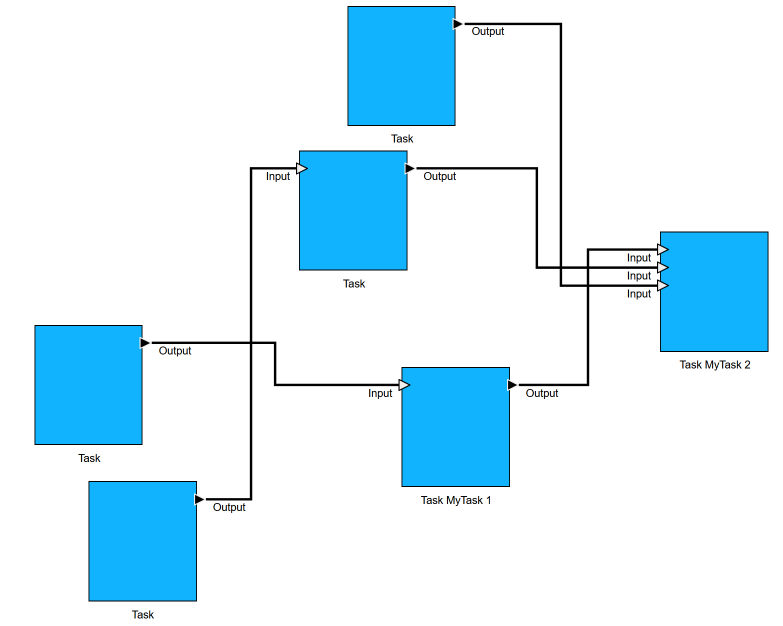
#> input picture multiplecrossings.png, 1566 x 1252 px (shown at 1/2 size)
$ jupyter execute --allow-errors crossdetection.ipynb   (older library calls are emulated)
#> lines starting #> are read from the running program, lines starting #| are printed output that depends on the picture; after the words box and inside, x2 and y2 are one past the last pixel; in counts of white or black regions, pixels touching at a corner belong together
# Edge Detection
Detect Signals in OAAM Functions Layer. Outputs polylines describing the connections.

Conceptionally similar to scalable vertex detection.

Tailored on the functions editor. Should be generalizable with medium effort. Expects vertical or horizontal line segments. Does not yet support crossings or other crossing solutions. Not tested for lines close to each other. Does not support diagonal lines, currently not a thing. Would be interesting with probabilistic Hough Trafo, but would probably need to subtract all other matches from the result.

Maybe switch to template matching (with kind of same kernel/template).

[cell 1]
import cv2
import numpy as np
from matplotlib import pyplot as plt
import plotly.graph_objects as go
import random as random

## Input

[cell 2]
# [7 lines of commented-out code are left out]
target_image_path = 'multiplecrossings.png'

target_img = cv2.imread(target_image_path)
#> target_img is the input picture: shape (1252, 1566, 3); mean B, G, R 250.6, 238.9, 214.1

#### Visualization of Input

[cell 3]
# Draw target image
fig, ax = plt.subplots(1, 1, figsize=(5, 5))
ax.imshow(cv2.cvtColor(target_img, cv2.COLOR_BGR2RGB))
ax.set_title('Target Image')
plt.show()

## Grayscale
Grayscale is enough here. Kernel methods are not really for multi channel images.

[cell 4]
# Convert to grayscale
target_gray = cv2.cvtColor(target_img, cv2.COLOR_BGR2GRAY)
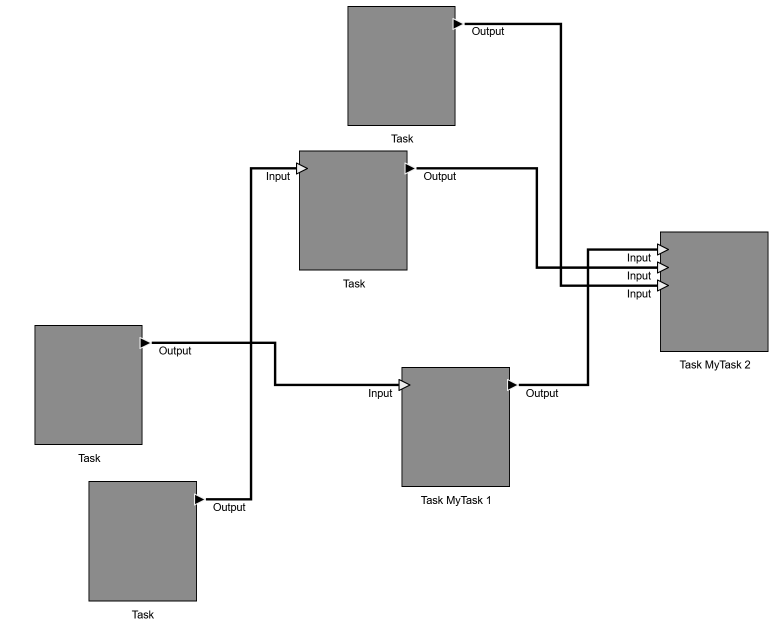
#> target_gray: shape (1252, 1566) (shown at 1/2 size); min 0, max 255, mean 232.8

#### Visualize Grayscale

[cell 5]
# Draw it
fig, ax = plt.subplots(1, 1, figsize=(5, 5))
ax.imshow(target_gray, cmap='gray')
plt.show()

## Kernel / Custom Filter

#### Kernel Custom Line Detection Kernel
idea for later: search for many thicknesses of lines

[cell 6]
# Define custom kernels
kernel_vertical = np.tile(np.array([[1, 1, 0, -1, -1, -1, -1, 0, 1, 1]], dtype=np.float32), (5, 1))
kernel_horizontal = np.transpose(kernel_vertical)

[cell 7]
kernel_cross= np.ones((12, 12))

kernel_cross[3:9, 0:12] = 0.5  # Left vertical outline
kernel_cross[0:12, 3:9] = 0.5  # Right vertical outline

kernel_cross[4:8, 0:12] = 0  # Vertical part of the cross
kernel_cross[0:12, 4:8] = 0  # Horizontal part of the cross

[cell 8]
# Draw the kernel
fig, ax = plt.subplots(1, 2, figsize=(10, 5))
ax[0].imshow(kernel_horizontal, cmap='gray')
ax[0].set_title('Horizontal Kernel')
ax[1].imshow(kernel_cross, cmap='gray')
ax[1].set_title('Cross Kernel')
plt.show()
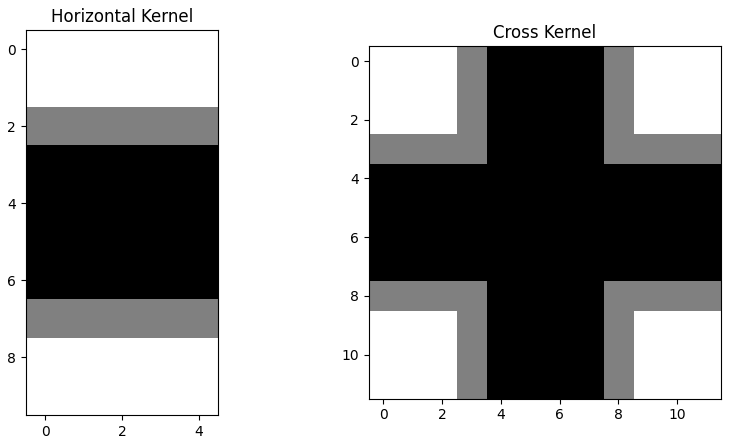
#> figure drawn by matplotlib, 2 panels
# Save the cross kernel as a 10 by 10 pixel .png
# kernel_cross_resized = cv2.resize(kernel_cross, (10, 10), interpolation=cv2.INTER_NEAREST)
# cv2.imwrite('cross_kernel.png', (kernel_cross * 255).astype(np.uint8))

#### Kerneling

[cell 9]
# Apply custom filter
result_filter_ver = cv2.filter2D(target_gray, cv2.CV_32F, kernel_vertical)
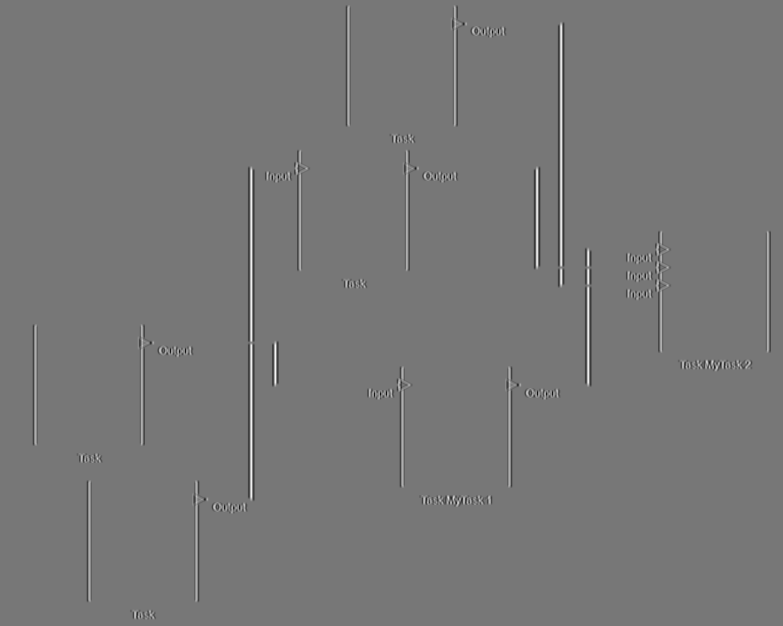
#> result_filter_ver: shape (1252, 1566) float32 (shown at 1/2 size); min -4497, max 5100, mean 0; drawn with min black and max white
result_filter_hor = cv2.filter2D(target_gray, cv2.CV_32F, kernel_horizontal)
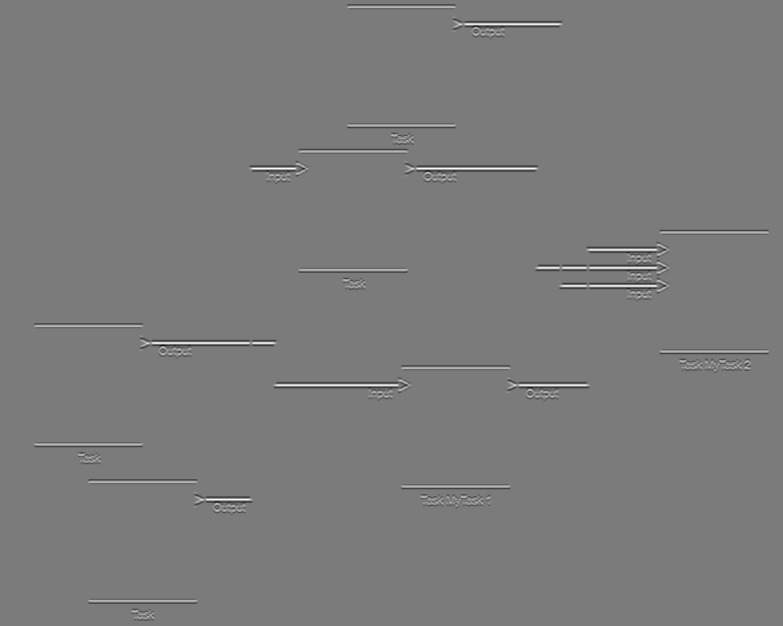
#> result_filter_hor: shape (1252, 1566) float32 (shown at 1/2 size); min -4814, max 5100, mean 0; drawn with min black and max white
result_filter_crs = cv2.filter2D(target_gray, cv2.CV_32F, kernel_cross)
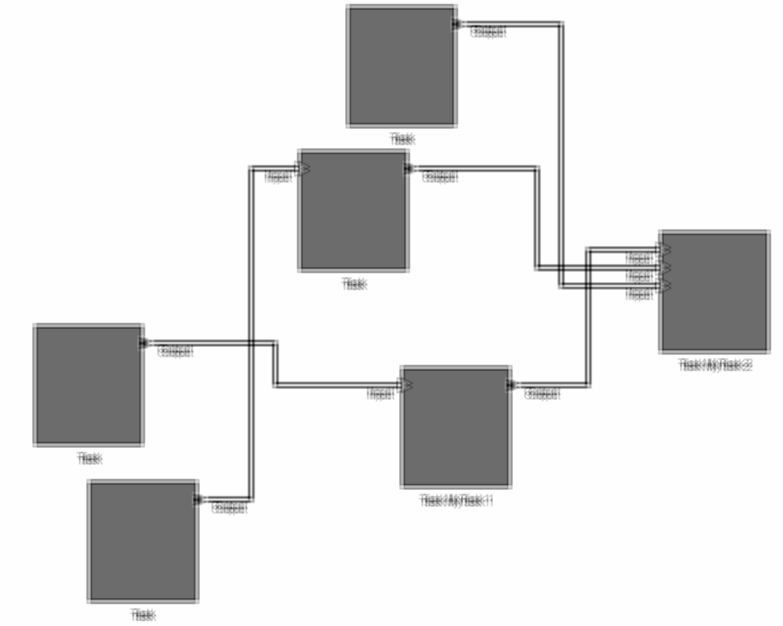
#> result_filter_crs: shape (1252, 1566) float32 (shown at 1/2 size); min 2672, max 12750, mean 11639.1; drawn with min black and max white

#### Visualize Kernel Results

[cell 10]
# Draw the horizontal, vertical, and cross edges
fig, ax = plt.subplots(1, 3, figsize=(30, 20))
ax[0].imshow(result_filter_hor, cmap='inferno')
ax[0].set_title('Horizontal Edges')
ax[1].imshow(result_filter_ver, cmap='inferno')
ax[1].set_title('Vertical Edges')
ax[2].imshow(result_filter_crs, cmap='inferno')
ax[2].set_title('Cross Edges')
plt.show()

Cross kernel seems not to work, new algorythm using template matching is used later in the code

#### Visualization of Filter over Target Image

[cell 11]
# Overlay both heatmaps on the target image
fig, ax = plt.subplots(1, 2, figsize=(20, 10))
ax[0].imshow(cv2.cvtColor(target_img, cv2.COLOR_BGR2RGB))
ax[0].imshow(result_filter_hor, cmap='inferno', alpha=0.9)
ax[0].set_title('Horizontal Edges')
ax[1].imshow(cv2.cvtColor(target_img, cv2.COLOR_BGR2RGB))
ax[1].imshow(result_filter_ver, cmap='inferno', alpha=0.9)
ax[1].set_title('Vertical Edges')
plt.show()

#### Histogram

[cell 12]
# Draw a logarithmic histogram of vertical edges
plt.hist(result_filter_ver.ravel(), bins=256, log=True)
plt.title('Logarithmic Histogram of Vertical Line Segements Pixels')
plt.show()

#### Visualization of Custom Filter 3D with plotly

[cell 13]
activate_plotly = False
if activate_plotly:
    # Create a 3D surface plot of the vertical edges
    fig = go.Figure(data=[go.Surface(z=result_filter_ver)])
    # fig = go.Figure(data=[go.Surface(z=result_filter_hor)])  # Horizontal edges
    fig.update_layout(
        title='3D Surface Plot of Vertical Edges',
        height=1500,
        scene=dict(
            yaxis = dict(autorange='reversed'),
            )
        )
    fig.show()

#### Visualization of Custom Filter 3D with plotly with screenshot for paper

[cell 14]
template_matching_result = result_filter_hor.copy()

# target image
activate_plotly = False
if activate_plotly:
  fig = go.Figure()

  # Layer 1: 3D Plot of Heatmap
  fig.add_trace(go.Surface(
    z = template_matching_result,
    showscale = False
  ))

  # Layer 2: 2D Plot of Target Image at 1000
  z_image = np.ones_like(target_gray) * 1000
  fig.add_trace(go.Surface(
    z = z_image,
    showscale = False,
    # opacity = 0.5,
    surfacecolor = target_gray,
    colorscale = 'gray',
  ))

  fig.update_layout(title='Heatmap Custom Filter Vertical Edges',
                    scene=dict(
                    yaxis=dict(autorange='reversed')
                    ),
                    height=1500,
                    scene_aspectratio=dict(x=2, y=1, z=0.2),
                    )

  fig.show()

#### Normalizing to 8 Bit

[cell 15]
# Normalize to 0-255 and convert to uint8
result_filter_ver_norm = cv2.normalize(result_filter_ver, None, 0, 255, cv2.NORM_MINMAX, cv2.CV_8U)
result_filter_hor_norm = cv2.normalize(result_filter_hor, None, 0, 255, cv2.NORM_MINMAX, cv2.CV_8U)

#### Check Histogram

[cell 16]
# plot the histogram of the normalized vertical edges, log scale
plt.hist(result_filter_ver_norm.ravel(), 256, log=True)
plt.show()
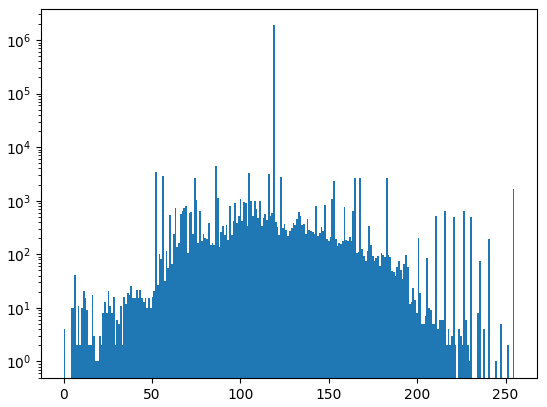
#> figure drawn by matplotlib, 1 panel; tallest bar 1877256 high, from x = 118.5 to 119.5
# histogram looks like above, but with other scale -> what we want

#### 8Bit 3D Plot Plotly

[cell 17]
activate_plotly = False
if activate_plotly:
    # Create a 3D surface plot of the vertical edges
    fig = go.Figure(data=[go.Surface(z=result_filter_ver_norm)])
    # fig = go.Figure(data=[go.Surface(z=result_filter_hor_norm)])  # Horizontal edges
    fig.update_layout(
        title='3D Surface Plot of Vertical Edges, Normalized 8Bit',
        height=1500,
        scene=dict(
            yaxis = dict(autorange='reversed'),
            )
        )
    fig.show()

#### Thresholding

[cell 18]
threshold = 220
_, result_filter_ver_thresh = cv2.threshold(result_filter_ver_norm, threshold, 255, cv2.THRESH_BINARY)
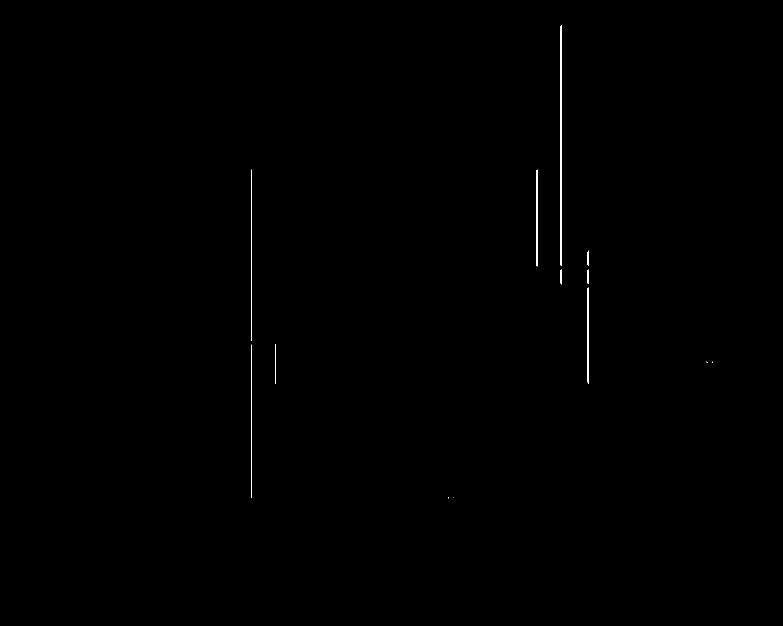
#> result_filter_ver_thresh: shape (1252, 1566) (shown at 1/2 size); 0.18% white in thin lines or dots, all inside (x1, y1, x2, y2) = (502, 50, 1425, 997)
_, result_filter_hor_thresh = cv2.threshold(result_filter_hor_norm, threshold, 255, cv2.THRESH_BINARY)
#> result_filter_hor_thresh: shape (1252, 1566); 0.18% white in thin lines or dots, all inside (x1, y1, x2, y2) = (294, 47, 1313, 1000)

#### Visualize Thresholding

[cell 19]
# Draw the thresholded images next to each other
fig, ax = plt.subplots(1, 2, figsize=(20, 10))
ax[0].imshow(result_filter_ver_thresh, cmap='inferno')
ax[0].set_title('Thresholded Vertical Edges')
ax[1].imshow(result_filter_hor_thresh, cmap='inferno')
ax[1].set_title('Thresholded Horizontal Edges')
plt.show()

# it is a binary image, even if it does not look like this!!!

# Draw a logarithmic histogram of thresholded vertical edges
plt.hist(result_filter_ver_thresh.ravel(), bins=256, log=True)
plt.title('Logarithmic Histogram of Thresholded Vertical Edges')
plt.show()
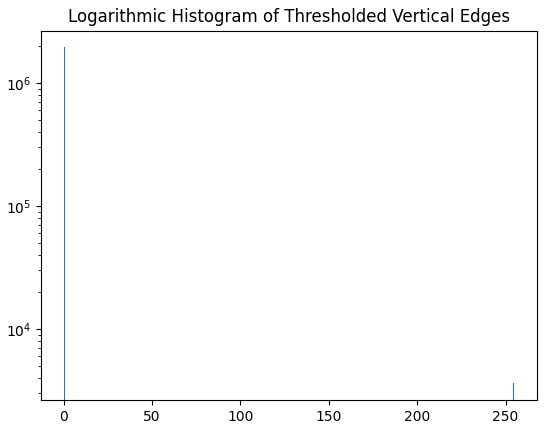
#> figure drawn by matplotlib, 1 panel; tallest bar 1957029 high, from x = 0 to 0.996

### 2D with Plotly

[cell 20]
# plot vertical thresholded 8Bit edges 2D plotly
activate_plotly = False
if activate_plotly:
    fig = go.Figure()

    # Only Layer: Heatmap
    fig.add_trace(go.Heatmap(
        z = result_filter_hor_thresh,
        colorscale = 'inferno',
        showscale = False
    ))

    fig.update_layout(title='Thresholded Vertical Edges 8Bit',
                        height=1200,
                        yaxis=dict(autorange='reversed'),
                        )
    fig.show()

## Combine Horizontal + Vertical

[cell 21]
# Superposition thresholded vertical edges and horizontal edges
hv_edges_thresh = result_filter_ver_thresh + result_filter_hor_thresh
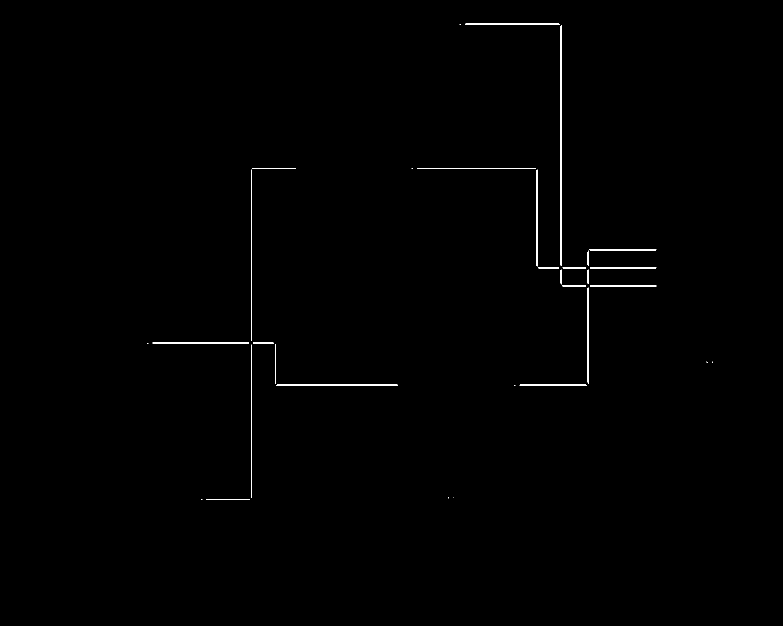
#> hv_edges_thresh: shape (1252, 1566) (shown at 1/2 size); 0.36% white in thin lines or dots, all inside (x1, y1, x2, y2) = (294, 47, 1425, 1000)
#> (the rest of the program and of its run is left out)
